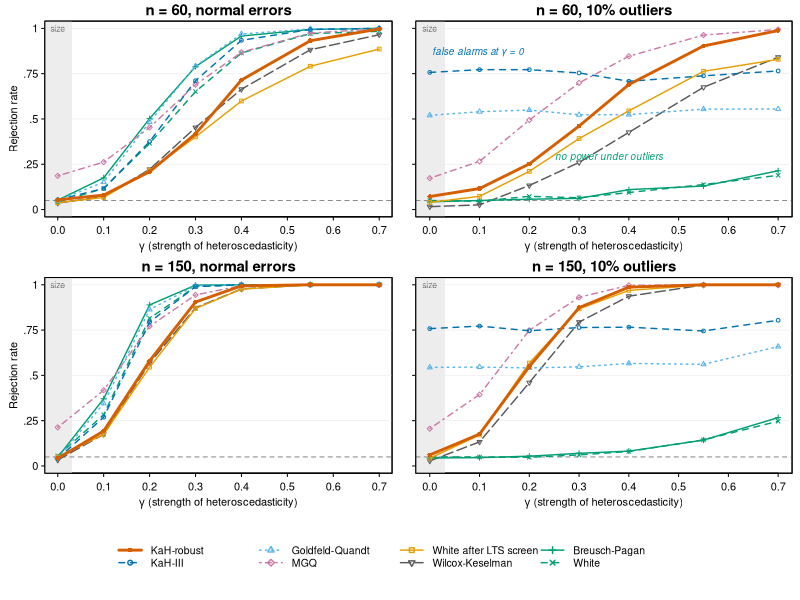

R code for this plot:
# Step 23: power-curve figure (Fig4) from step 21. Rejection rate against the strength gamma of
# heteroscedasticity; the gamma = 0 column is the size. KaH-robust is the highlighted series.
a <- read.csv("power_curves.csv")
out <- "../paper_stat_papers/figures"
ser <- list(
  KaHrobust = list(lab = "KaH-robust",            col = "#D55E00", lty = 1, lwd = 2.8, pch = 16, cex = 0.95),
  KaH3      = list(lab = "KaH-III",               col = "#0072B2", lty = 2, lwd = 1.4, pch = 1,  cex = 0.75),
  GQ        = list(lab = "Goldfeld-Quandt",       col = "#56B4E9", lty = 3, lwd = 1.4, pch = 2,  cex = 0.75),
  MGQ       = list(lab = "MGQ",                   col = "#CC79A7", lty = 4, lwd = 1.4, pch = 5,  cex = 0.75),
  WhiteLTS  = list(lab = "White after LTS screen", col = "#E69F00", lty = 1, lwd = 1.4, pch = 0,  cex = 0.75),
  WK        = list(lab = "Wilcox-Keselman",       col = "grey35",  lty = 5, lwd = 1.4, pch = 6,  cex = 0.75),
  BP        = list(lab = "Breusch-Pagan",         col = "#009E73", lty = 1, lwd = 1.4, pch = 3,  cex = 0.75),
  White     = list(lab = "White",                 col = "#009E73", lty = 2, lwd = 1.4, pch = 4,  cex = 0.75))
draw_order <- c("WK", "White", "BP", "WhiteLTS", "MGQ", "GQ", "KaH3", "KaHrobust")

cairo_pdf(file.path(out, "Fig6.pdf"), width = 5.16, height = 5.0, family = "Arial", pointsize = 8.5)
layout(rbind(1:2, 3:4, c(5, 5)), heights = c(1, 1, 0.34))
par(mgp = c(1.9, 0.5, 0), tcl = -0.25, las = 1)
for (n in c(60, 150)) for (cont in c(FALSE, TRUE)) {
  par(mar = c(3.0, if (!cont) 3.4 else 1.2, 1.6, 0.6))
  d <- a[a$n == n & a$cont == cont, ]; d <- d[order(d$g), ]
  plot(NA, xlim = c(0, 0.7), ylim = c(0, 1), xlab = expression(gamma ~ "(strength of heteroscedasticity)"),
       ylab = if (!cont) "Rejection rate" else "", yaxt = "n")
  axis(2, at = seq(0, 1, 0.25), labels = if (!cont) c("0", ".25", ".5", ".75", "1") else FALSE)
  rect(-0.03, -0.05, 0.03, 1.05, col = "grey93", border = NA)
  text(0, 1.0, "size", cex = 0.8, col = "grey40")
  abline(h = 0.05, lty = 2, col = "grey55")
  abline(h = seq(0.25, 1, 0.25), col = "grey92", lwd = 0.6)
  for (s in draw_order) {
    z <- ser[[s]]
    lines(d$g, d[[s]], col = z$col, lty = z$lty, lwd = z$lwd)
    points(d$g, d[[s]], col = z$col, pch = z$pch, cex = z$cex)
  }
  mtext(sprintf("n = %d, %s", n, if (cont) "10% outliers" else "normal errors"), side = 3, line = 0.25, cex = 0.9,
        font = 2)
  if (cont && n == 60) {                         # read the contaminated panel for the reader
    text(0.005, 0.87, "false alarms at γ = 0", cex = 0.9, font = 3, col = "#0072B2", adj = 0)
    text(0.36, 0.29, "no power under outliers", cex = 0.9, font = 3, col = "#009E73")
  }
  box()
}
par(mar = c(0, 0, 0, 0)); plot.new()
legend("center", ncol = 4, bty = "n", cex = 0.95,
       legend = sapply(ser, `[[`, "lab"), col = sapply(ser, `[[`, "col"), lty = sapply(ser, `[[`, "lty"),
       lwd = sapply(ser, `[[`, "lwd"), pch = sapply(ser, `[[`, "pch"), seg.len = 2.4)
dev.off()
cat("Fig6.pdf (power curves) written\n")
